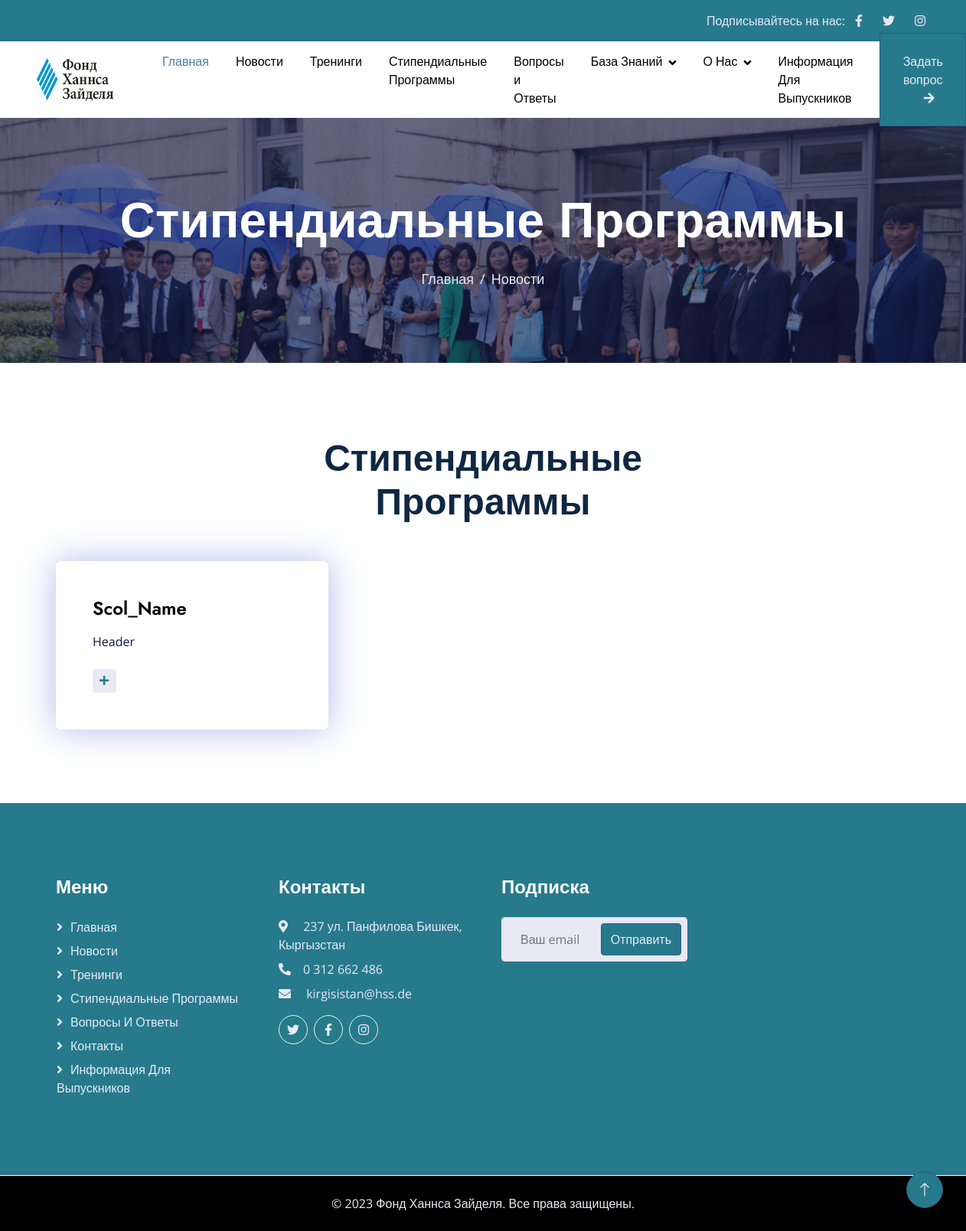
Page /scholarship/ on the earlier database version.
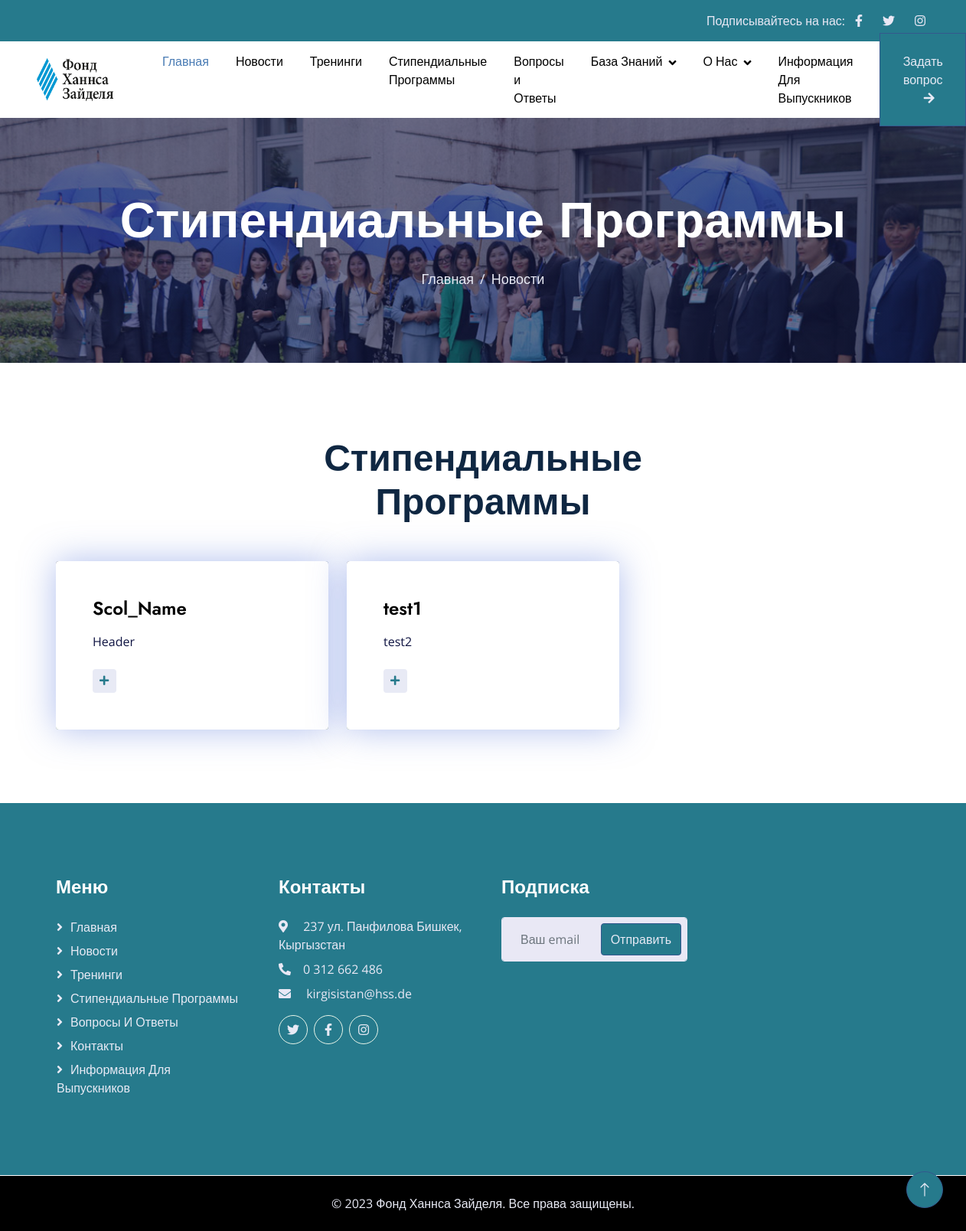
Same page on the later database version.
### scholarship/models.py (models this page shows, shortened)
class Scholarship(models.Model):
    name = models.CharField(max_length=150)
    header = models.CharField(max_length=150, blank=True)
    text = RichTextField(blank=True)
    image = models.ImageField(upload_to="stipendii_image", blank=True)
    detail_image = models.ImageField(upload_to="detail_image", blank=True)

### scholarship/views.py (the view)
# urls.py: path('scholarship/', include('scholarship.urls')),
def scholarship(request):
    el = Scholarship.objects.all()
    return render(request, "project.html", {"el": el})

### email_app/forms.py
class ContactEmailForm(forms.ModelForm):
    class Meta:
        model = ContactEmail
        fields = ("email",)
        widgets = {
            "email": forms.EmailInput(attrs={"class": "form-control bg-light border-light w-100 py-3 ps-4 pe-5",
                                             "placeholder": "Ваш email"})
        }
        labels = {
            'email': ''
        }

### email_app/templatetags/contact_tags.py (called while the page is built)
@register.inclusion_tag("form.html")
def contact_form():
    return {"contact_form": ContactEmailForm()}

### templates/project.html (shortened to what this page needs)
{% extends '__base.html' %}
{% block page_content %}
    <div class="container-fluid page-header py-5 mb-5 wow fadeIn" data-wow-delay="0.1s">
        <div class="container text-center py-5">
            <h1 class="display-3 text-white mb-4 animated slideInDown">Стипендиальные Программы</h1>
            <nav aria-label="breadcrumb animated slideInDown">
                <ol class="breadcrumb justify-content-center mb-0">
                    <li class="breadcrumb-item"><a href="./index.html">Главная</a></li>
                    <li class="breadcrumb-item"><a href="./about.html">Новости</a></li>
                </ol>
            </nav>
        </div>
    </div>
    <div class="container-xxl py-5">
        <div class="container">
            <div class="text-center mx-auto wow fadeInUp" data-wow-delay="0.1s" style="max-width: 500px;">
                <h1 class="display-5 mb-5">Стипендиальные Программы</h1>
            </div>
            <div class="row g-4">
                 {% for scholarship in el %}
                <div class="col-lg-4 col-md-6 wow fadeInUp" data-wow-delay="0.1s">
                    <div class="service-item rounded d-flex h-100">
                        <div class="service-img rounded">
                        </div>
                        <div class="service-text rounded p-5">
                            <h4 class="mb-3">{{ scholarship.name }}</h4>
                            <p class="mb-4">{{ scholarship.header }}</p>
                            <a class="btn btn-sm" href="{% url 'detail'%}"><i class="fa fa-plus text-primary me-2"></i>Подробнее</a>
                        </div>
                    </div>
                </div>
                 {% endfor %}
            </div>
        </div>
    </div>
{% endblock page_content %}

Differences in the rows shown:
added Scholarship: name "test1", header "test2"
